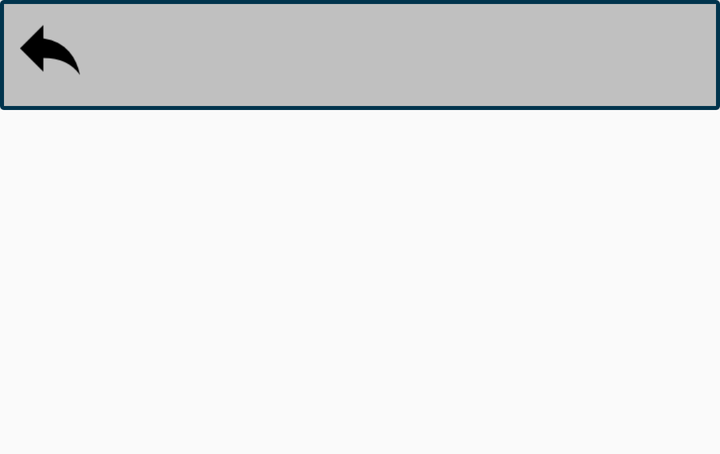
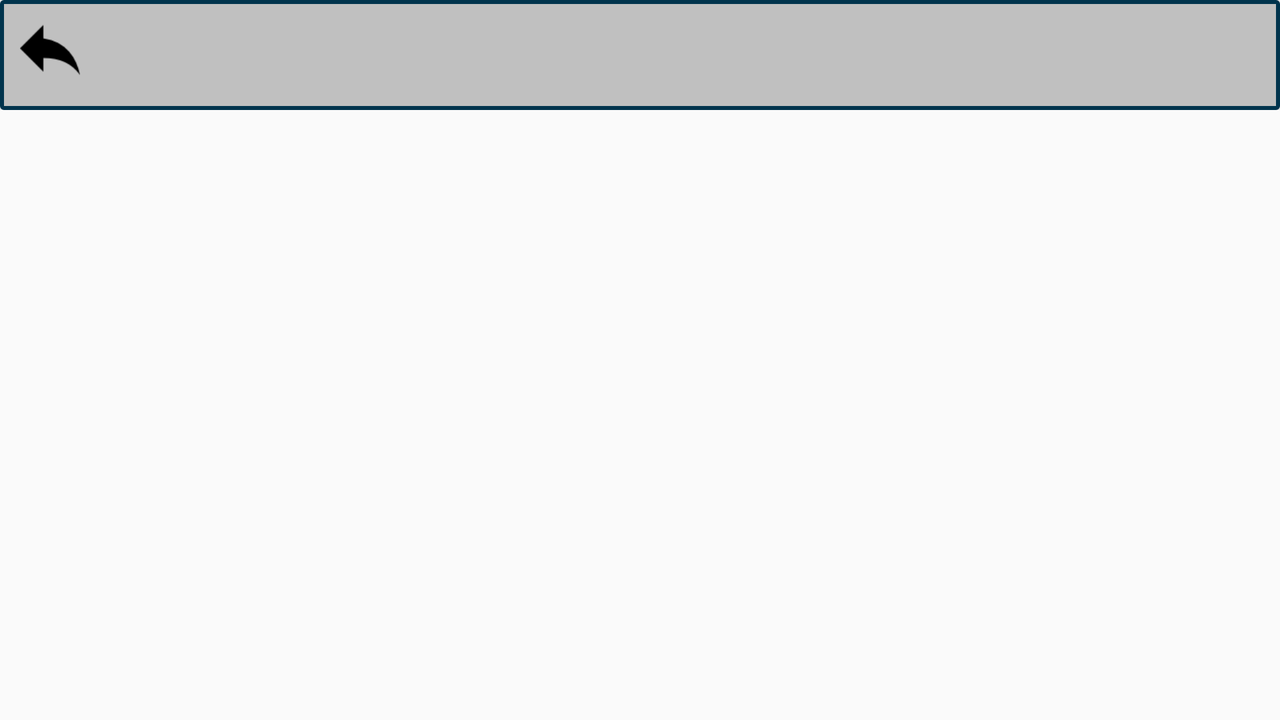

An Android layout and its configuration variant, each rendered on a device that would load it. The default file and the variant file are quoted in full after the pictures.
<!-- AndroidManifest.xml: application theme AppTheme -->
<!-- res/layout/single_recipe_list_layout.xml -->
<?xml version="1.0" encoding="utf-8"?>
<RelativeLayout xmlns:android="http://schemas.android.com/apk/res/android"
    android:layout_width="match_parent"
    android:layout_height="wrap_content"
    android:id="@+id/parent"
    android:baselineAligned="false"
    android:tag="normal"
    android:orientation="vertical" >
    <LinearLayout android:layout_width="match_parent"
        android:layout_height="55dp"
        android:layout_marginBottom="2dp"
        android:id="@+id/ll_top">
        <include
            layout="@layout/toolbar_layout"
            android:layout_width="match_parent"
            android:layout_height="55dp"/>
    </LinearLayout>
    <FrameLayout
        android:layout_below="@+id/ll_top"
        android:id="@+id/ingredient_container"
        android:layout_width="match_parent"
        android:layout_height="150dp"
        android:scaleType="centerInside"
        android:layout_marginBottom="20dp"/>
    <FrameLayout
        android:layout_below="@+id/ingredient_container"
        android:id="@+id/steps_container"
        android:layout_height="wrap_content"
        android:layout_width="match_parent"
        android:scaleType="centerInside"/>

</RelativeLayout>
<!-- res/layout/toolbar_layout.xml (included above) -->
<?xml version="1.0" encoding="utf-8"?>
<android.support.v7.widget.Toolbar  android:id="@+id/tb_topdetails"
android:layout_width="match_parent"
android:layout_height="?android:attr/actionBarSize"
android:background="@drawable/backtoolbar"
    android:layout_marginBottom="10dp"
android:layout_marginLeft="10dp"
    android:layout_marginRight="10dp"
    android:elevation="3dp"
app:contentInsetEnd="0dp"
app:contentInsetLeft="0dp"
app:contentInsetRight="0dp"
app:contentInsetStart="0dp"
app:contentInsetStartWithNavigation="0dp"
app:titleTextColor="#00344D"
android:theme="@style/ThemeOverlay.AppCompat.ActionBar"
app:popupTheme="@style/ThemeOverlay.AppCompat.Light"
xmlns:android="http://schemas.android.com/apk/res/android"
xmlns:app="http://schemas.android.com/apk/res-auto">
    <RelativeLayout
        android:layout_width="match_parent"
        android:layout_height="match_parent">
        <ImageView
            android:id="@+id/back_icon"
            android:layout_height="30dp"
            android:layout_alignParentLeft="true"
            android:layout_marginTop="10dp"
            android:background="@drawable/backarrow"
            android:layout_width="30dp"
            android:layout_marginLeft="10dp"
            />

        <ImageView
            android:layout_toRightOf="@+id/back_icon"
            android:id="@+id/top_icon"
            android:layout_height="50dp"
            android:layout_width="60dp"
            android:layout_marginLeft="15dp"
            />
    <TextView  android:id="@+id/tv_top_title"
        android:layout_height="match_parent"
        android:textSize="20sp"
        android:gravity="center"
        android:textColor="#000000"
        android:textStyle="bold"
        android:layout_width="wrap_content"
        android:layout_marginLeft="5dp"
        android:layout_toRightOf="@+id/top_icon"/>
    </RelativeLayout>
</android.support.v7.widget.Toolbar>
<!-- resources referenced by this layout -->
<resources>
  <!-- drawable backarrow: png bitmap (drawable, 844 bytes) -->
  <!-- drawable backtoolbar (drawable) -->
  <?xml version="1.0" encoding="utf-8"?>
  <shape xmlns:android="http://schemas.android.com/apk/res/android" android:shape="rectangle" >
      <solid android:color="#C0C0C0" />
      <stroke android:width="2dp" android:color="#00344D" />
      <corners   android:radius="1dp"   />
  </shape>
  <style name="AppTheme" parent="Theme.AppCompat.Light.DarkActionBar">
          <item name="windowActionBar">false</item>
          <item name="colorPrimary">@color/colorPrimary</item>
          <item name="colorPrimaryDark">@color/colorPrimaryDark</item>
          <item name="colorAccent">@color/colorAccent</item>
          <item name="windowNoTitle">true</item>
      </style>
  <color name="colorPrimary">#3F51B5</color>
  <color name="colorPrimaryDark">#303F9F</color>
  <color name="colorAccent">#FF4081</color>
</resources>
<!-- res/layout-land/single_recipe_list_layout.xml (the repository's variant of the layout above) -->
<!-- drawn on the phone turned sideways -->
<?xml version="1.0" encoding="utf-8"?>
<RelativeLayout xmlns:android="http://schemas.android.com/apk/res/android"
    android:layout_height="match_parent"
    android:layout_width="match_parent"
    android:tag="land"
    android:id="@+id/parent">


    <LinearLayout android:layout_width="match_parent"
        android:layout_height="55dp"
        android:layout_marginBottom="2dp"
        android:id="@+id/ll_top">
        <include
            layout="@layout/toolbar_layout"
            android:layout_width="match_parent"
            android:layout_height="55dp"/>
    </LinearLayout>



    <LinearLayout
        android:layout_below="@+id/ll_top"
        android:layout_height="match_parent"
        android:layout_width="match_parent"
        android:orientation="horizontal" >
    <FrameLayout
        android:id="@+id/ingredient_container"
        android:layout_width="match_parent"
        android:layout_height="match_parent"
        android:scaleType="centerInside"
        android:layout_weight="1"/>
    <FrameLayout
        android:layout_below="@+id/ingredient_container"
        android:id="@+id/steps_container"
        android:layout_height="match_parent"
        android:layout_width="match_parent"
        android:layout_weight="1"
        android:scaleType="centerInside"/>
       </LinearLayout>

</RelativeLayout>
